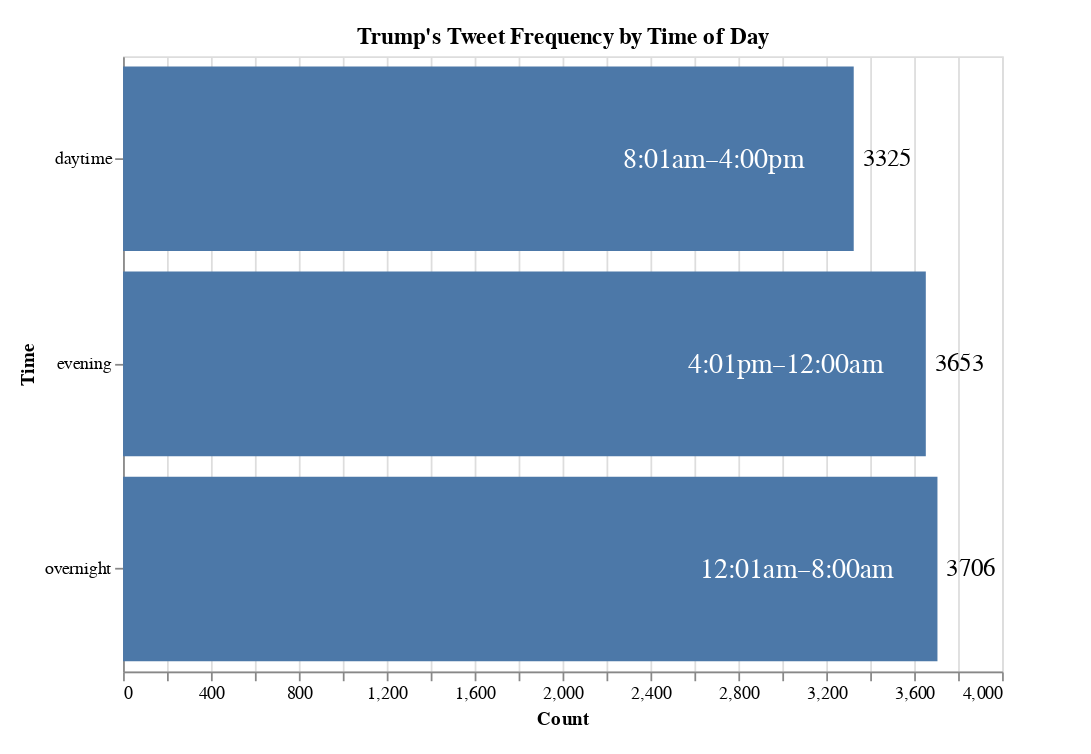

This figure's notebook cell:
### Code cell
final_time_of_day_chart = (time_bars + range_text + count_text).properties(padding={"right": 50, "top":15, "bottom":15, "left":10})   # <= add some white-space to balance appearance

final_time_of_day_chart

### Figure 1 — Vega-Lite specification as saved in the notebook (floating-point values rounded to 4 significant figures)
{"config": {"view": {"continuousWidth": 300, "continuousHeight": 300}}, "layer": [{"data": {"name": "data-27ebb8b9dfe7b585f2fcc2504d5d103c"}, "mark": {"type": "bar"}, "encoding": {"x": {"field": "Count", "type": "quantitative"}, "y": {"field": "Time", "type": "nominal"}}, "title": "Trump's Tweet Frequency by Time of Day"}, {"data": {"name": "data-7c4c78d0eb9eb01917ebe31f0d97744a"}, "mark": {"type": "text", "align": "center", "baseline": "middle", "color": "white", "dx": -80, "fontSize": 16}, "encoding": {"text": {"field": "range", "type": "nominal"}, "x": {"field": "Count", "type": "quantitative"}, "y": {"field": "Time", "type": "nominal"}}}, {"data": {"name": "data-7c4c78d0eb9eb01917ebe31f0d97744a"}, "mark": {"type": "text", "align": "left", "baseline": "middle", "color": "black", "dx": 5, "fontSize": 14}, "encoding": {"text": {"field": "Count", "type": "quantitative"}, "x": {"field": "Count", "type": "quantitative"}, "y": {"field": "Time", "type": "nominal"}}}], "height": 350, "padding": {"right": 50, "top": 15, "bottom": 15, "left": 10}, "width": 500, "$schema": "https://vega.github.io/schema/vega-lite/v5.20.1.json", "datasets": {"data-27ebb8b9dfe7b585f2fcc2504d5d103c": [{"Time": "daytime", "Count": 3325}, {"Time": "evening", "Count": 3653}, {"Time": "overnight", "Count": 3706}], "data-7c4c78d0eb9eb01917ebe31f0d97744a": [{"Time": "daytime", "range": "8:01am–4:00pm", "Count": 3325}, {"Time": "evening", "range": "4:01pm–12:00am", "Count": 3653}, {"Time": "overnight", "range": "12:01am–8:00am", "Count": 3706}]}}
